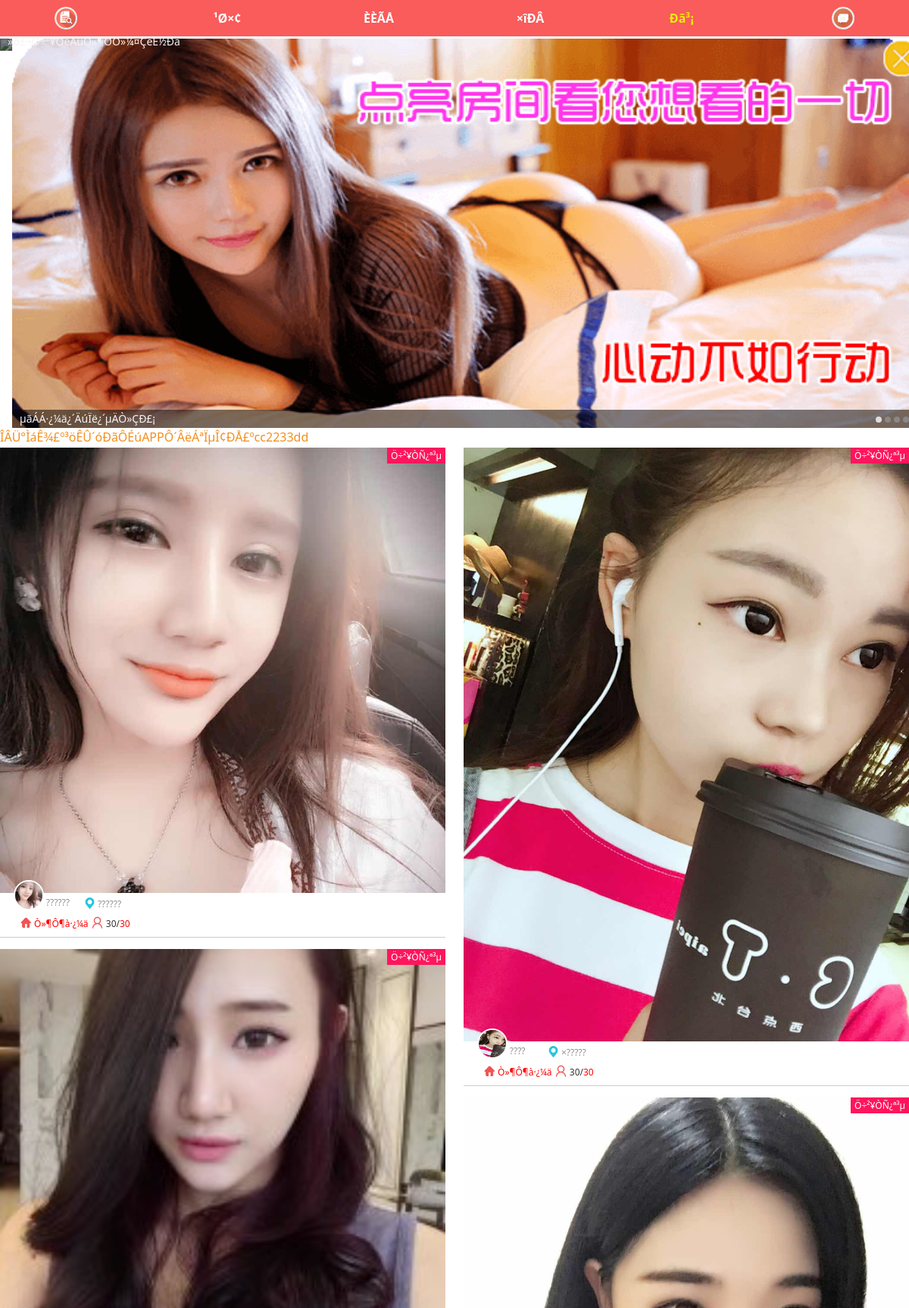
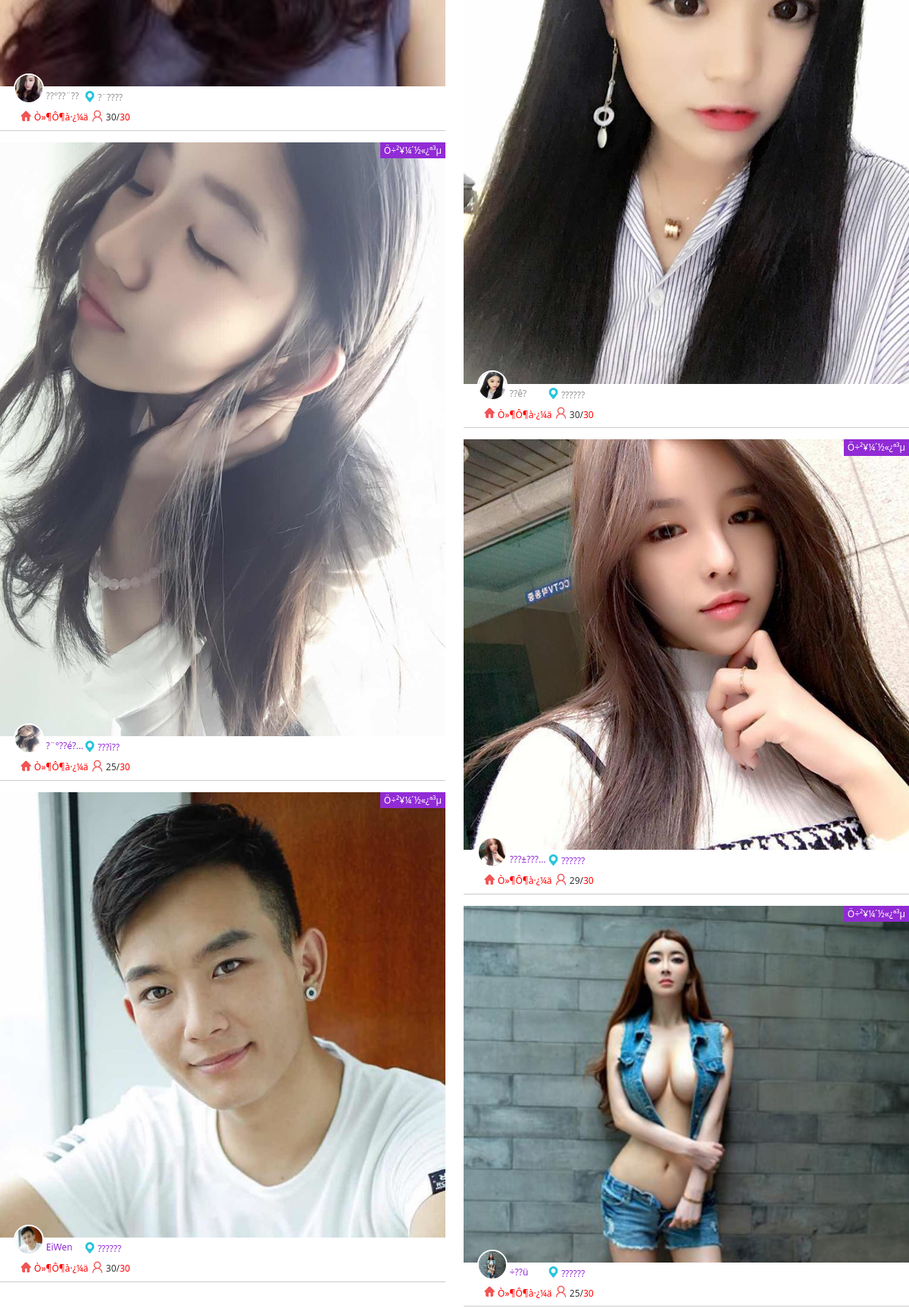
/dx.php (upper part), run on the app's committed database (2 pictures, top to bottom).
### tables this page shows
CREATE TABLE `daxiu` (
  `id` int(11) NOT NULL AUTO_INCREMENT,
  `pic` varchar(1000) NOT NULL,
  `name` varchar(1000) NOT NULL,
  `url` varchar(1000) NOT NULL,
  `hit` varchar(255) DEFAULT NULL,
  `diqu` varchar(255) DEFAULT NULL,
  PRIMARY KEY (`id`)
);

### dx.php (the view, shortened to what this page needs)
<?php
$pid=$_GET[pid];
$uid=$_GET[uid];
if($pid){
$url="?pid=".$pid."&uid=".$uid;
$link="&pid=".$pid."&uid=".$uid;
}else{
$url="";
}
?>
<!DOCTYPE html>
<html class="am-touch js cssanimations">
<head>
</head>
<link rel="stylesheet" href="css/min.css">
<link href="css/iscroll.css" rel="stylesheet" type="text/css" />
</head>
<body>
<div class="header">
<ul>
<li><img src="images/sousuo.png"class="header-ss"></a></li>
<li><a href="javascript:void(0);" onClick="ubourl('gz.php<?php echo $url?>');"><b>¹Ø×¢</b></b></a></li>
<li><a href="javascript:void(0);" onClick="ubourl('hots.php<?php echo $url?>');"><b>ÈÈÃÅ</b></a></li>
<li><a href="javascript:void(0);" onClick="ubourl('new.php<?php echo $url?>');"><b>×îÐÂ</b></a></li>
<li><a href="javascript:void(0);" onClick="ubourl('dx.php<?php echo $url?>');" class="active"><b>Ðã³¡</b></a></li>
<li><img src="images/xiaoxi.png"class="header-xx"></a></li>
</ul>
</div><br><br>
<div id="wrapper">
<div id="scroller">
<ul id="thelist">
<li><p>»ð±¬Ö÷²¥ÓëÄúÒ»¶ÔÒ»¼¤ÇéË½Ðã</p><a href="javascript:void(0)"><img src="images/03.png" /></a></li>
<li><p>µãÁÁ·¿¼ä¿´ÄúÏë¿´µÄÒ»ÇÐ£¡</p><a href="javascript:void(0)"><img src="images/04.png" /></a></li>
</ul>
</div>
</div>
	<div id="nav">
		<ul id="indicator">
			<li class="active"></li>
			<li></li>
			<li></li>
			<li></li>
		</ul>
	</div>
<dd style="color:#F1901F;"><MARQUEE  behavior=alternate>ÎÂÜ°ÌáÊ¾£º³öÊÛ´óÐãÔ­ÉúAPPÔ´ÂëÁªÏµÎ¢ÐÅ£ºcc2233dd </MARQUEE></dd>
<div class="content">
<ul id="ul"><?php
$query = mysql_query("SELECT * FROM daxiu  order by rand()  limit 8");
$i=1;
while($a = mysql_fetch_array($query)) {
?>
<?php if($i==1 or $i==2  or $i==3   or $i==4){?>
<li class="" onClick="openDetail('<?php echo $a[pic]?>','<?php echo $a[name]?>','<?php echo $a[diqu]?>','<?php echo $a[id]?>','1');"><em style="display: none;">1</em>
<dl>
<dt>
<img class="my-pic" src="<?php echo $a[pic]?>">
</dt>
<dd>
<div>
<span style="padding-left: 3%;width: 50%;"><img class="am-circle my-pic" src="<?php echo $a[pic]?>"></span>
<span style="vertical-align: middle;display: inline-block; margin-top: 25px; color: #929292;"><em><?php echo $a[name]?></em><img src="images/dt.png" class="dt">&nbsp;<?php echo $a[diqu]?>	</span>
<span rowspan="2" class="statusIco zbz">Ö÷²¥ÒÑ¿ª³µ</span>
</div>
<div>
<span style="padding-left: 3%;width: 50%;color:red;">&nbsp;&nbsp;&nbsp;<img src="images/sy.png" class="sy">&nbsp;Ò»¶Ô¶à·¿¼ä </span>
<span style="vertical-align: middle;">
<img src="images/r.png" class="r">&nbsp;<span >30</span>/<span style="color: red;">30</span>
</span>
</div>
</dd>
</dl>
</li>
<?php }else{?>
<li class="canzhi"  onclick="openDetail('<?php echo $a[pic]?>','<?php echo $a[name]?>','<?php echo $a[diqu]?>','<?php echo $a[id]?>','2');"><em style="display: none;">0</em>
<dl>
<dt>
<img class="my-pic" src="<?php echo $a[pic]?>">
</dt>
<dd>
<div>
<span style="padding-left: 3%;width: 50%;"><img class="am-circle my-pic" src="<?php echo $a[pic]?>"></span>
<span style="vertical-align: middle;display: inline-block; margin-top: 25px; color: #912BD5;"><em><?php echo $a[name]?></em><img src="images/dt.png" class="dt">&nbsp;<?php echo $a[diqu]?>	</span>
<span rowspan="2" class="statusIco zbz2">Ö÷²¥¼´½«¿ª³µ</span>
</div>
<div>
<span style="padding-left: 3%;width: 50%;color:red;">&nbsp;&nbsp;&nbsp;<img src="images/sy.png" class="sy">&nbsp;Ò»¶Ô¶à·¿¼ä </span>
<span style="vertical-align: middle;">
<img src="images/r.png" class="r">&nbsp;<span id="remainTicket-39"><?php echo $a[hit]?></span>/<span style="color: red;">30</span>
</span>
</div>
</dd>
</dl>
</li>
<?php }?>
<?php
$i++;
}?>
</ul>
</div>
</body>
</html>

### css/iscroll.css (style rules this page uses)
#wrapper { margin:0; width:100%; height:auto; float:left; position:relative; z-index:1; overflow:hidden; }
#scroller { height:auto; float:left; padding:0; }
#scroller ul { list-style:none; display:block; float:left; width:100%; height:auto; padding:0; margin:0; text-align:left; }
#scroller li { display:block; float:left; width:auto; height:auto; text-align:center; font-size:0px; padding:0; position:relative; }
#scroller li a { display:block; padding:0; margin:0; }
#scroller li p { position:absolute; z-index:2; display:block; width:100%; bottom:0; background-color:rgba(0, 0, 0, 0.5); color:#F4F4F4; font-size:14px; text-indent: 55px; line-height:24px; text-align: left; text-indent: 10px; text-overflow: ellipsis; white-space: nowrap; padding:0; margin:0; }
#nav { float: right; margin-top: -15px; padding: 0; position: relative; width: auto; z-index: 3; }
#indicator > li { display:block; float:left; list-style:none; padding:0; margin:0; }
#indicator { display: block; margin: 0; padding: 0; width: auto; }
#indicator > li { text-indent:-9999em; width:8px; height:8px; -webkit-border-radius:4px; -moz-border-radius:4px; -o-border-radius:4px; border-radius:4px; background:#888; overflow:hidden; margin-right:4px; }
#indicator > li.active { background:#DDDDDD; }
#indicator > li:last-child { margin:0; }

### dx.php (style rules this page uses)
html { height: 90%; }
body { margin: 0 auto; width: 100%; }
dl,dt,dd { margin:0;padding: 0;display: initial; }
ul { list-style: none; margin: 0; padding: 0; }
.header { width: 100%; height: 48px; position: fixed; top: 0; left: 0; background: #FA5B5B; z-index: 999; }
.header ul { width: 100%; }
.header ul li { float: left; width: 16.666%; height: 48px; display: block; }
.header ul li a { text-align: center; display: block; height: 48px; line-height: 48px; color: #fff; }
.header ul li a.active { color: #EEEE00; }
.header .header-ss { position: fixed; z-index: 999; left: 6%; top: 9px; width: 30px; }
.header .header-xx { position: fixed; z-index: 999; right: 6%; top: 9px; width: 30px; }
.content { width: 100%; }
.content ul li { border-bottom: 1px solid #ccc; }
.content ul li dl { width: 100%; height: 70px; font-size: 12px; font-weight: 500; }
.content ul li dl .am-circle { width: 40px; height: 40px;border: 2px solid #fff; }
.content ul li dl div span img.sy, .content ul li dl div span img.dt { width: 15px; padding-bottom: 5px; }
.content ul li dl div span img.r { width: 17px; padding-bottom: 5px; }
dt+dd { margin-top: -1.5em; }
.content ul { overflow: hidden; }
.content ul li { position: relative; width: 49%; float: left; margin-bottom: 15px; }
.content ul li:nth-of-type(odd) { float: left; }
.content ul li:nth-of-type(even) { float: right; }
.content ul li dl { width: 100%; font-size: 12px; font-weight: 500; }
.content ul li dl dt img { width: 100%; min-height: 150px; }
.content ul li dl div span.statusIco { position: absolute; right: 0; top: 0; padding: 1px 5px; }
.content ul li dl div span.zbz { background-color: #ff155d; color: #fff; }
.content ul li dl div span.zbz2 { background-color: #912BD5; color: #fff; }
.content ul li dl dd div:nth-of-type(1) { margin-top: -20px; }
.content ul li dl dd div:nth-of-type(2) { margin-top: 5px; margin-bottom: 5px; }
.content ul li dl dd span em { font-style: normal; display: inline-block; width: 50px; overflow: hidden; text-overflow: ellipsis; white-space: nowrap; line-height: 12px; }

### data on the page
daxiu: pic (picture), name "??????", diqu "??????"
daxiu: pic (picture), name "????", diqu "×?????"
daxiu: pic (picture), name "??°??¨??", diqu "?¨????"
daxiu: pic (picture), name "??ê?", diqu "??????"
daxiu: pic (picture), name "?¨°??é?…", diqu "???ì??", hit "25"
daxiu: pic (picture), name "???±???…", diqu "??????", hit "29"
daxiu: pic (picture), name "EiWen", diqu "??????", hit "30"
daxiu: pic (picture), name "÷??ü", diqu "??????", hit "25"
